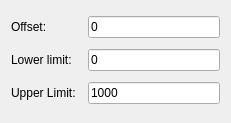
<?xml version="1.0" encoding="UTF-8"?>
<ui version="4.0">
 <class>windowWindowFilter</class>
 <widget class="QWidget" name="windowWindowFilter">
  <property name="geometry">
   <rect>
    <x>0</x>
    <y>0</y>
    <width>231</width>
    <height>123</height>
   </rect>
  </property>
  <property name="windowTitle">
   <string>Window Filter</string>
  </property>
  <layout class="QGridLayout" name="layoutMain">
   <property name="horizontalSpacing">
    <number>12</number>
   </property>
   <property name="verticalSpacing">
    <number>6</number>
   </property>
   <item row="1" column="1">
    <widget class="ParameterLineEdit" name="editLowerLimit">
     <property name="text">
      <string>0</string>
     </property>
    </widget>
   </item>
   <item row="2" column="0">
    <widget class="QLabel" name="labelUpperLimit">
     <property name="text">
      <string>Upper Limit:</string>
     </property>
    </widget>
   </item>
   <item row="0" column="1">
    <widget class="ParameterLineEdit" name="editOffset">
     <property name="text">
      <string>0</string>
     </property>
    </widget>
   </item>
   <item row="1" column="0">
    <widget class="QLabel" name="labelLowerLimit">
     <property name="text">
      <string>Lower limit:</string>
     </property>
    </widget>
   </item>
   <item row="0" column="0">
    <widget class="QLabel" name="labelOffset">
     <property name="text">
      <string>Offset:</string>
     </property>
    </widget>
   </item>
   <item row="2" column="1">
    <widget class="ParameterLineEdit" name="editUpperLimit">
     <property name="text">
      <string>1000</string>
     </property>
    </widget>
   </item>
  </layout>
 </widget>
 <customwidgets>
  <customwidget>
   <class>ParameterLineEdit</class>
   <extends>QLineEdit</extends>
   <header>metro.frontend.widgets</header>
  </customwidget>
 </customwidgets>
 <tabstops>
  <tabstop>editOffset</tabstop>
  <tabstop>editLowerLimit</tabstop>
  <tabstop>editUpperLimit</tabstop>
 </tabstops>
 <resources/>
 <connections/>
</ui>
